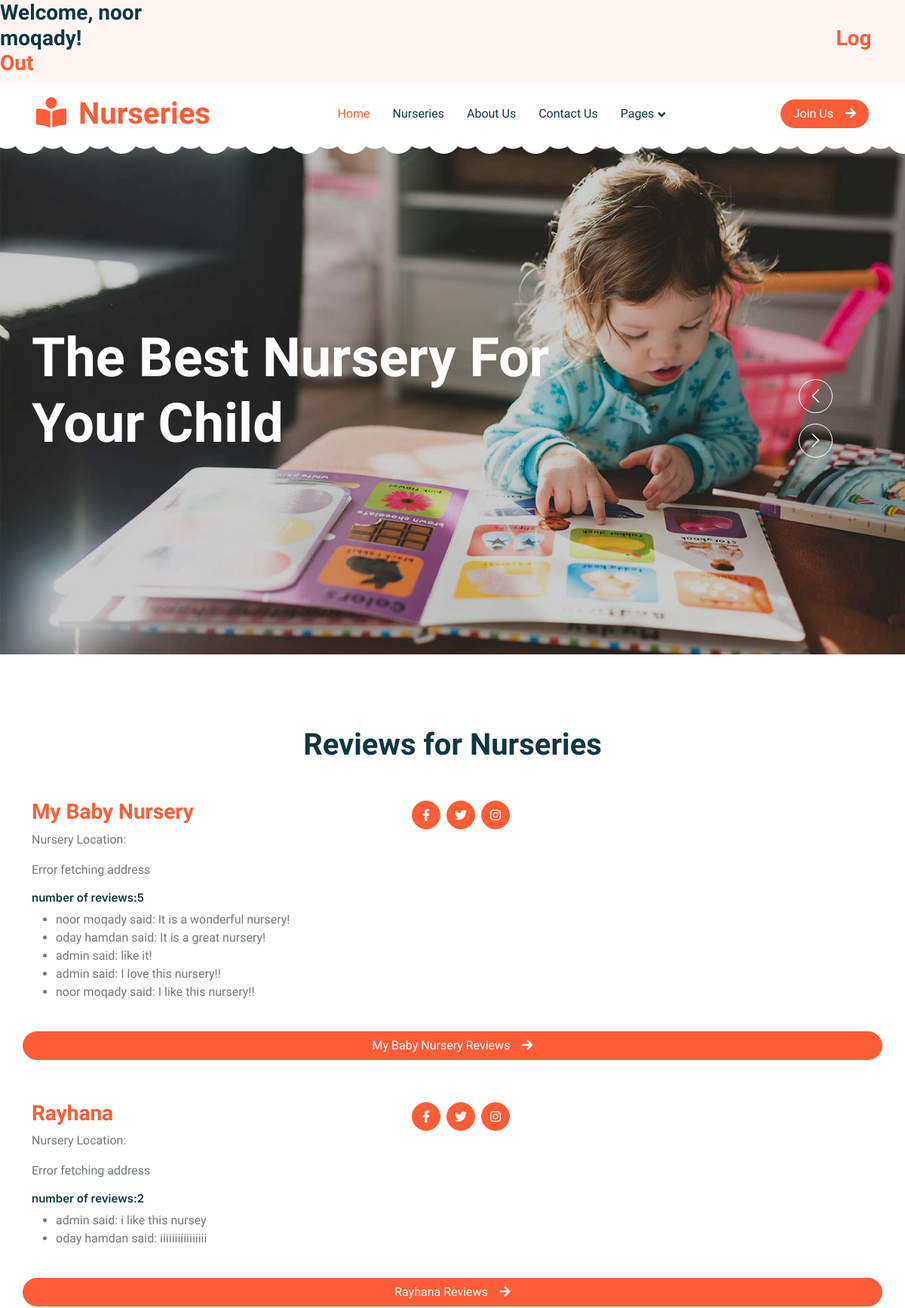
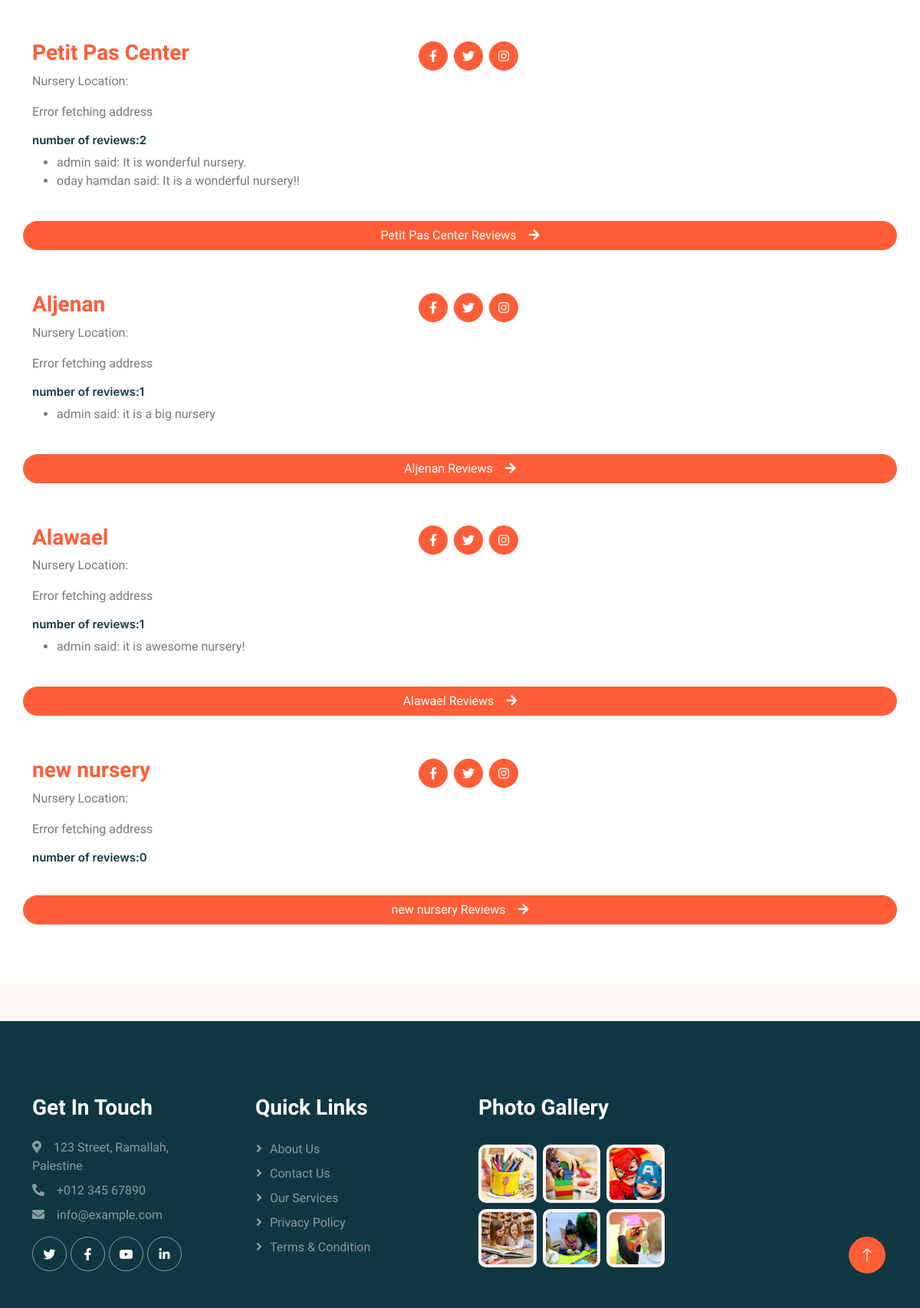
Screenshot of /reviews (signed in) with the database file from the repository (2 pictures, top to bottom).
### app/models.py (models this page shows)
class User(models.Model):
    parent_name = models.CharField(max_length=225)
    email = models.CharField(max_length=225)
    password = models.TextField()
    birthday= models.DateTimeField(null=True)
    user_roles = models.ForeignKey(Roles, related_name ='user', on_delete = models.CASCADE)
    created_at = models.DateTimeField(auto_now_add=True)
    updated_at = models.DateTimeField(auto_now=True)
    objects = UserManager()

class Nursery(models.Model):
    nursery_name = models.CharField(max_length=225)
    facilities = models.ManyToManyField(Facilities, related_name='nursery')
    program_offered = models.ManyToManyField(Programs, related_name='nursery')
    contact_number = models.CharField(max_length=225)
    nursery_location = models.TextField(null = True)
    image= models.TextField(null = True)
    avatar= models.ImageField(upload_to=random_image_filename, null=True, blank=True)
    created_at = models.DateTimeField(auto_now_add=True)
    updated_at = models.DateTimeField(auto_now=True)
    objects = NurseryManager()

class Review(models.Model):
    review = models.TextField()
    uploaded_by = models.ForeignKey(User, related_name ='review', on_delete = models.CASCADE)
    nursery_review = models.ForeignKey(Nursery, related_name ='review', on_delete = models.CASCADE)
    created_at = models.DateTimeField(auto_now_add=True)
    updated_at = models.DateTimeField(auto_now=True)
    objects = ReviewManager()

### app/views.py (the view)
# urls.py: path('reviews',views.reviews),
def reviews(request):
    if not 'logged_user_id' in request.session:
        messages.error(request,"You have to login first")
        return redirect('/register')
    else:
        context = {
       'allnurseries': Nursery.objects.all(),
       'specific_user': User.objects.get(id=request.session['logged_user_id']),
       'allreviews': Review.objects.all()
               }
    return render(request,"reviews.html", context)

### app/templates/reviews.html (shortened to what this page needs)
<!DOCTYPE html>
<html lang="en">
<head>
    {% load static %}
    <link href="https://cdnjs.cloudflare.com/ajax/libs/font-awesome/5.10.0/css/all.min.css" rel="stylesheet">
    <link href="https://cdn.jsdelivr.net/npm/bootstrap-icons@1.4.1/font/bootstrap-icons.css" rel="stylesheet">
    <link href="{% static 'lib/animate/animate.min.css' %}" rel="stylesheet">
    <link href="{% static 'lib/owlcarousel/assets/owl.carousel.min.css' %}" rel="stylesheet">
    <link href="{% static 'css/bootstrap.min.css' %}" rel="stylesheet">
    <link href="{% static 'css/style.css' %}"  rel="stylesheet">
    <link rel="stylesheet" href="https://unpkg.com/leaflet@1.7.1/dist/leaflet.css" />
</head>
<body>
    <h3 >Welcome, {{request.session.logged_user_parent_name}}!<span><a href="/logout">Log Out</a></span></h1>
    <div class="container-xxl bg-white p-0">
      <nav class="navbar navbar-expand-lg bg-white navbar-light sticky-top px-4 px-lg-5 py-lg-0">
        <a href="nursery.html" class="navbar-brand">
            <h1 class="m-0 text-primary"><i class="fa fa-book-reader me-3"></i>Nurseries</h1>
        </a>
        <div class="collapse navbar-collapse" id="navbarCollapse">
            <div class="navbar-nav mx-auto">
                <a href="/reviews" class="nav-item nav-link active">Home</a>
                <a href="/" class="nav-item nav-link">Nurseries</a>
                <a href="/about" class="nav-item nav-link">About Us</a>
                <a href="/contact" class="nav-item nav-link">Contact Us</a>
                <div class="nav-item dropdown">
                    <a href="#" class="nav-link dropdown-toggle" data-bs-toggle="dropdown">Pages</a>
                </div>
            </div>
            <a href="/register" class="btn btn-primary rounded-pill px-3 d-none d-lg-block">Join Us<i class="fa fa-arrow-right ms-3"></i></a>
        </div>
        </nav>
       <div class="container-fluid p-0 mb-5">
        <div class="owl-carousel header-carousel position-relative">
            <div class="owl-carousel-item position-relative">
                <img class="img-fluid" src="{% static 'img/carousel-1.jpg' %}" alt="">
                <div class="position-absolute top-0 start-0 w-100 h-100 d-flex align-items-center" style="background: rgba(0, 0, 0, .2);">
                    <div class="container">
                        <div class="row justify-content-start">
                            <div class="col-10 col-lg-8">
                                <h1 class="display-2 text-white animated slideInDown mb-4">The Best Nursery For Your Child</h1>
                            </div>
                        </div>
                    </div>
                </div>
            </div>
        </div>
            <div class="container-xxl py-5">
                <div class="container">
                    <div class="text-center mx-auto mb-5 wow fadeInUp" data-wow-delay="0.1s" style="max-width: 1500px;">
                        <h1 class="mb-3">Reviews for Nurseries</h1>
                    </div>
                    <div class="row g-4">
                        {% for nursery in allnurseries%}
                        <div >
                            <div class="reviews-display">
                                    <h3 style="width: 500px;"><a href="/nursery/{{nursery.id}}">{{nursery.nursery_name}}</a></h3>
                                    <div class="d-flex align-items-center left">
                                        <a class="btn btn-square btn-primary mx-1" href="https://www.facebook.com/"><i
                                                class="fab fa-facebook-f"></i></a>
                                        <a class="btn btn-square btn-primary  mx-1" href="https://www.twitter.com"><i
                                                class="fab fa-twitter"></i></a>
                                        <a class="btn btn-square btn-primary  mx-1" href="https://www.instagram.com"><i
                                                class="fab fa-instagram"></i></a>
                                    </div>
                                </div>
                                <p>Nursery Location:
                                    </p>
                                    <h5 style="font-size: 15px;">number of reviews:{{ nursery.review.count }}</h5>
                                <ul>
                                    {%for review in nursery.review.all %}
                                    <li>{{review.uploaded_by.parent_name}} said: {{review.review}}</li>
                                    {%endfor%}
                                </ul>
                            </div>
                            <a href="/nursery/{{nursery.id}}"
                                class="btn btn-primary rounded-pill px-3 d-none d-lg-block" style="margin-bottom: 30px;">{{nursery.nursery_name}}
                                Reviews<i class="fa fa-arrow-right ms-3"></i></a>
                                {% endfor %}
                        </div>
                    </div>
                </div>
            </div>
        </div>
 <div class="container-fluid bg-dark text-white-50 footer pt-5 mt-5 wow fadeIn" data-wow-delay="0.1s">
    <div class="container py-5">
        <div class="row g-5">
            <div class="col-lg-3 col-md-6">
                <h3 class="text-white mb-4">Get In Touch</h3>
                <p class="mb-2"><i class="fa fa-map-marker-alt me-3"></i>123 Street, Ramallah, Palestine</p>
                <p class="mb-2"><i class="fa fa-phone-alt me-3"></i>+012 345 67890</p>
                <p class="mb-2"><i class="fa fa-envelope me-3"></i>info@example.com</p>
                <div class="d-flex pt-2">
                    <a class="btn btn-outline-light btn-social" href=""><i class="fab fa-twitter"></i></a>
                    <a class="btn btn-outline-light btn-social" href=""><i class="fab fa-facebook-f"></i></a>
                    <a class="btn btn-outline-light btn-social" href=""><i class="fab fa-youtube"></i></a>
                    <a class="btn btn-outline-light btn-social" href=""><i class="fab fa-linkedin-in"></i></a>
                </div>
            </div>
            <div class="col-lg-3 col-md-6">
                <h3 class="text-white mb-4">Quick Links</h3>
                <a class="btn btn-link text-white-50" href="/about">About Us</a>
                <a class="btn btn-link text-white-50" href="/contact">Contact Us</a>
                <a class="btn btn-link text-white-50" href="">Our Services</a>
                <a class="btn btn-link text-white-50" href="">Privacy Policy</a>
                <a class="btn btn-link text-white-50" href="">Terms & Condition</a>
            </div>
            <div class="col-lg-3 col-md-6">
                <h3 class="text-white mb-4">Photo Gallery</h3>
                <div class="row g-2 pt-2">
                    <div class="col-4">
                        <img class="img-fluid rounded bg-light p-1" src="{% static 'img/classes-1.jpg' %}"  alt="">
                    </div>
                    <div class="col-4">
                        <img class="img-fluid rounded bg-light p-1" src="{% static 'img/classes-2.jpg' %}"  alt="">
                    </div>
                    <div class="col-4">
                        <img class="img-fluid rounded bg-light p-1" src="{% static 'img/classes-3.jpg' %}"  alt="">
                    </div>
                    <div class="col-4">
                        <img class="img-fluid rounded bg-light p-1" src="{% static 'img/classes-4.jpg' %}"  alt="">
                    </div>
                    <div class="col-4">
                        <img class="img-fluid rounded bg-light p-1" src="{% static 'img/classes-5.jpg' %}"  alt="">
                    </div>
                    <div class="col-4">
                        <img class="img-fluid rounded bg-light p-1" src="{% static 'img/classes-6.jpg' %}" alt="">
                    </div>
                </div>
            </div>
        </div>
    </div>
</div>
        <a href="#" class="btn btn-lg btn-primary btn-lg-square back-to-top"><i class="bi bi-arrow-up"></i></a>
</body>
</html>

### app/static/css/style.css (style rules this page uses)
:root { --primary: #FE5D37; --light: #FFF5F3; --dark: #103741; }
.back-to-top { position: fixed; display: none; right: 45px; bottom: 45px; z-index: 99; }
.btn { font-weight: 500; transition: .5s; }
.btn.btn-primary { color: #FFFFFF; }
.btn-square { width: 38px; height: 38px; }
.btn-lg-square { width: 48px; height: 48px; }
.btn-square, .btn-sm-square, .btn-lg-square { padding: 0; display: flex; align-items: center; justify-content: center; font-weight: normal; border-radius: 50px; }
h1, h2, h3, h4, .h1, .h2, .h3, .h4, .display-1, .display-2, .display-3, .display-4, .display-5, .display-6 { font-family: 'Lobster Two', cursive; font-weight: 700; }
h5, h6, .h5, .h6 { font-weight: 600; }
.navbar .navbar-nav .nav-link { padding: 30px 15px; color: var(--dark); font-weight: 500; outline: none; }
.navbar .navbar-nav .nav-link:hover, .navbar .navbar-nav .nav-link.active { color: var(--primary); }
.navbar.sticky-top { top: -100px; transition: .5s; }
.navbar .dropdown-toggle::after { border: none; content: "\f107"; font-family: "Font Awesome 5 Free"; font-weight: 900; vertical-align: middle; margin-left: 5px; transition: .5s; }
.header-carousel::before, .header-carousel::after, .page-header::before, .page-header::after { position: absolute; content: ""; width: 100%; height: 10px; top: 0; left: 0; background: url(/static/img/bg-header-top.png) center center repeat-x; z-index: 1; }
.header-carousel::after, .page-header::after { height: 19px; top: auto; bottom: 0; background: url(/static/img/bg-header-bottom.png) center center repeat-x; }
.footer .btn.btn-social { margin-right: 5px; width: 45px; height: 45px; display: flex; align-items: center; justify-content: center; color: #FFFFFF; border: 1px solid rgba(255,255,255,0.5); border-radius: 45px; transition: .3s; }
.footer .btn.btn-link { display: block; margin-bottom: 5px; padding: 0; text-align: left; font-size: 16px; font-weight: normal; text-transform: capitalize; transition: .3s; }
.footer .btn.btn-link::before { position: relative; content: "\f105"; font-family: "Font Awesome 5 Free"; font-weight: 900; margin-right: 10px; }
.reviews-display { display:flex; }

### app/templates/reviews.html (style rules this page uses)
span { margin-left: 1000px; }

### rows the page displays
User: session.logged_user_parent_name "noor moqady"
Nursery: nursery_name "My Baby Nursery", review.count "5"
Review: uploaded_by.parent_name "noor moqady", review "It is a wonderful nursery!"
Review: uploaded_by.parent_name "oday hamdan", review "It is a great nursery!"
Review: uploaded_by.parent_name "admin", review "like it!"
Review: uploaded_by.parent_name "admin", review "I love this nursery!!"
Review: uploaded_by.parent_name "noor moqady", review "I like this nursery!!"
Nursery: nursery_name "Rayhana", review.count "2"
Review: uploaded_by.parent_name "admin", review "i like this nursey"
Review: uploaded_by.parent_name "oday hamdan", review "iiiiiiiiiiiiiiii"
Nursery: nursery_name "Petit Pas Center", review.count "2"
Review: uploaded_by.parent_name "admin", review "It is wonderful nursery."
Review: uploaded_by.parent_name "oday hamdan", review "It is a wonderful nursery!!"
Nursery: nursery_name "Aljenan", review.count "1"
Review: uploaded_by.parent_name "admin", review "it is a big nursery"
Nursery: nursery_name "Alawael", review.count "1"
Review: uploaded_by.parent_name "admin", review "it is awesome nursery!"
Nursery: nursery_name "new nursery", review.count "0"
